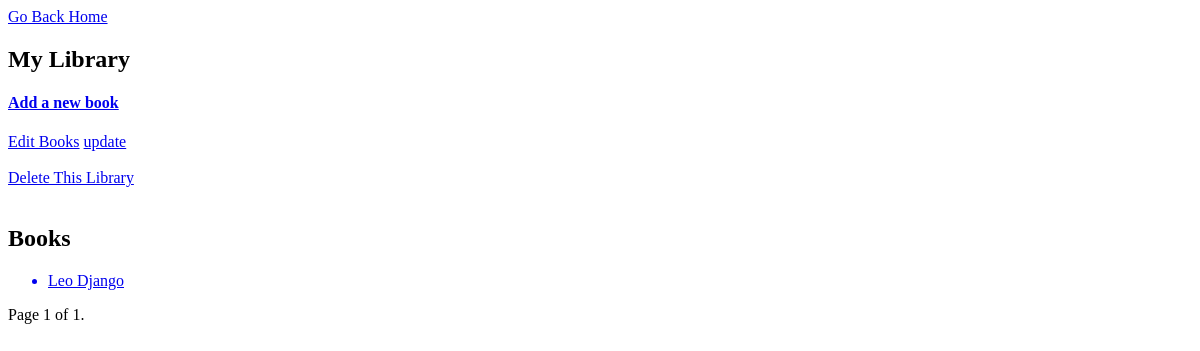
The page /main/mylibrary/my-library/ (signed in) on the database as committed earlier.
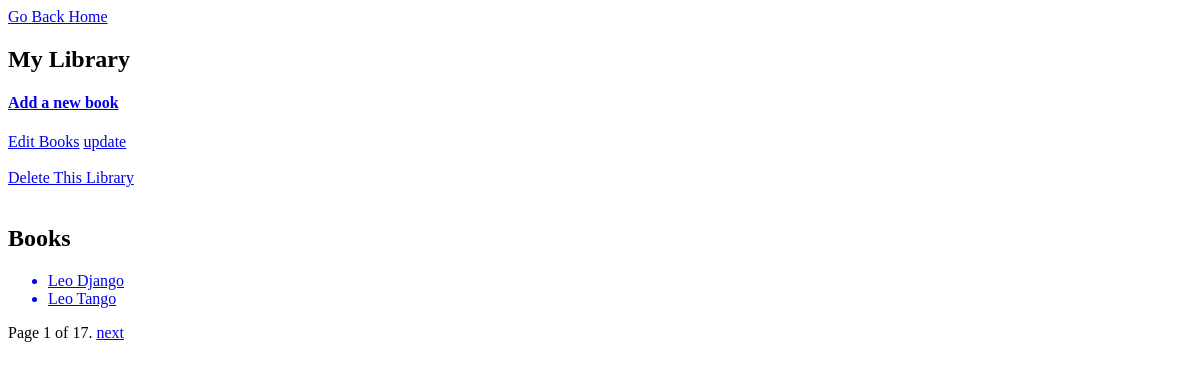
The same page on the database as committed later.
### main/models.py (models this page shows, shortened)
class Book(models.Model):
    name = models.CharField(max_length=128, unique=True, null=False)
    author = models.CharField(max_length=128, unique=False)
    library = models.ForeignKey(Library)
    slug = models.SlugField(unique=False)

### main/views.py (the view)
class LibraryDetailView(PaginateMixin, DetailView):
    model = Library
    template = 'main/library-detail.html'
    def get_context_data(self, **kwargs):
        context = super(LibraryDetailView, self).get_context_data(**kwargs)
        lib_slug = self.kwargs['slug']
        library = Library.objects.get(slug=lib_slug)
        context['library'] = library
        book_list = Book.objects.filter(library_id=library.id)
        paginator = Paginator(book_list, 2)
        page = self.request.GET.get('page')
        try:
            books = paginator.page(page)
        except PageNotAnInteger:
            books = paginator.page(1)
        except EmptyPage:
            books = paginator.page(paginator.num_pages)
        context['book_list'] = books
        context['page_obj'] = paginator.page(int(page) if page else 1)
        return context

### templates/main/library_detail.html (shortened to what this page needs)
<!DOCTYPE html>
<html>
	<a href="/main/">Go Back Home</a>
	{% block content %}
	    <h2>{{ object.name }}</h2>
	    {% if user.id == object.id %}
	    	<h4><a href="/main/mylibrary/{{object.slug}}/book/add">Add a new book</a></h4>
	    	<a href="{% url "manage-books" slug=object.slug %}">Edit Books</a>
	    	<a href="update"> update</a> <br><br>
	    	<a href="delete">Delete This Library</a>
	    {% endif %}
	{% endblock %}
	<br><br>
	{% block content2 %}
	    <h2>Books</h2>
	    <ul>
	        {% for book in book_list %}
	            <a href="{% url "book-detail" object.slug book.slug %}"><li>{{ book.name }}</li></a>
	        {% endfor %}
	    </ul>
	{% endblock %}
	<div class="pagination">
	    <span class="step-links">
	        <span class="current">
	            Page {{ page_obj.number }} of {{ page_obj.paginator.num_pages }}.
	        </span>
	        {% if page_obj.has_next %}
	            <a href="?page={{ page_obj.next_page_number }}">next</a>
	        {% endif %}
	    </span>
	</div>
</html>

Rows that differ between the two databases and show on the page:
added Book: name "Leo Tango"
Other text that changed with them:
{{ page_obj.paginator.num_pages }}: "1" → "17"
text now shown: "next"
